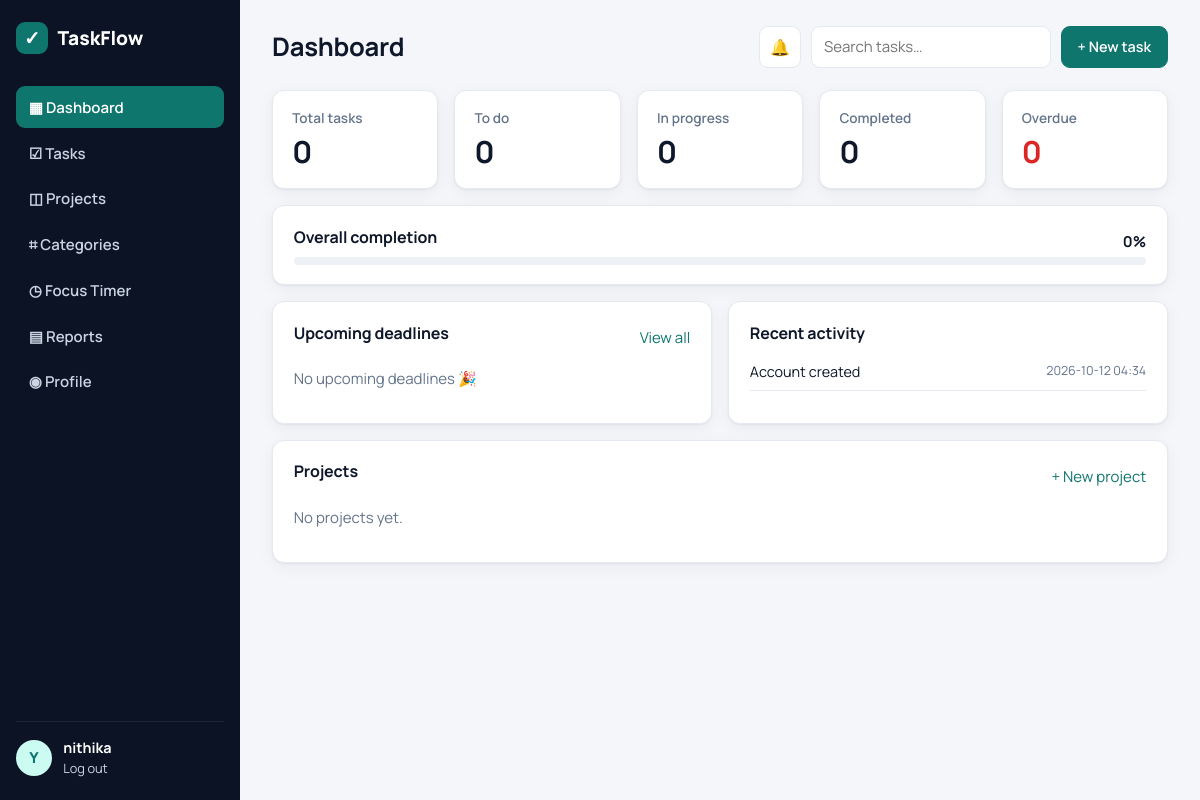
The page / (signed in) on the database its author committed.
### tables this page shows
CREATE TABLE users (
  id INTEGER PRIMARY KEY AUTOINCREMENT,
  username TEXT UNIQUE NOT NULL,
  email TEXT UNIQUE NOT NULL,
  full_name TEXT DEFAULT '',
  password_hash TEXT NOT NULL,
  created_at TIMESTAMP DEFAULT CURRENT_TIMESTAMP
);

CREATE TABLE activity (
  id INTEGER PRIMARY KEY AUTOINCREMENT,
  user_id INTEGER NOT NULL REFERENCES users(id) ON DELETE CASCADE,
  message TEXT NOT NULL,
  created_at TIMESTAMP DEFAULT CURRENT_TIMESTAMP
);

### dashboard.py (the view)
@bp.route("/")
@login_required
def index():
    db = get_db()
    uid = g.user["id"]
    today = date.today().isoformat()
    stats = db.execute(
        """SELECT COUNT(*) total,
           SUM(status='todo') todo, SUM(status='in_progress') in_progress, SUM(status='done') done,
           SUM(status!='done' AND due_date IS NOT NULL AND due_date < ?) overdue
           FROM tasks WHERE user_id = ?""", (today, uid)).fetchone()
    upcoming = db.execute(
        """SELECT t.*, p.name project_name FROM tasks t LEFT JOIN projects p ON p.id = t.project_id
           WHERE t.user_id = ? AND t.status != 'done' AND t.due_date IS NOT NULL
           ORDER BY t.due_date LIMIT 6""", (uid,)).fetchall()
    projects = db.execute(
        """SELECT p.*, COUNT(t.id) total, SUM(t.status='done') done FROM projects p
           LEFT JOIN tasks t ON t.project_id = p.id WHERE p.user_id = ? GROUP BY p.id
           ORDER BY p.created_at DESC LIMIT 4""", (uid,)).fetchall()
    activity = db.execute("SELECT * FROM activity WHERE user_id = ? ORDER BY id DESC LIMIT 8", (uid,)).fetchall()
    total = stats["total"] or 0
    pct = round((stats["done"] or 0) * 100 / total) if total else 0
    return render_template("dashboard.html", stats=stats, upcoming=upcoming, projects=projects,
                           activity=activity, pct=pct, today=today)

### auth.py (called while the page is built)
def login_required(view):
    @functools.wraps(view)
    def wrapped(**kwargs):
        if g.user is None:
            flash("Please log in to continue.", "warning")
            return redirect(url_for("auth.login"))
        return view(**kwargs)
    return wrapped

@bp.before_app_request
def load_user():
    uid = session.get("user_id")
    g.user = get_db().execute("SELECT * FROM users WHERE id = ?", (uid,)).fetchone() if uid else None

### db.py (called while the page is built)
def get_db():
    if "db" not in g:
        g.db = sqlite3.connect(current_app.config["DATABASE"])
        g.db.row_factory = sqlite3.Row
        g.db.execute("PRAGMA foreign_keys = ON")
    return g.db

### templates/dashboard.html
{% extends "base.html" %}{% block title %}Dashboard{% endblock %}
{% block heading %}Dashboard{% endblock %}
{% block content %}
<section class="stats">
  <div class="stat"><span>Total tasks</span><strong>{{ stats.total or 0 }}</strong></div>
  <div class="stat"><span>To do</span><strong>{{ stats.todo or 0 }}</strong></div>
  <div class="stat"><span>In progress</span><strong>{{ stats.in_progress or 0 }}</strong></div>
  <div class="stat"><span>Completed</span><strong>{{ stats.done or 0 }}</strong></div>
  <div class="stat stat-warn"><span>Overdue</span><strong>{{ stats.overdue or 0 }}</strong></div>
</section>
<div class="card progress-card">
  <div class="row-between"><h3>Overall completion</h3><strong>{{ pct }}%</strong></div>
  <div class="bar"><div style="width: {{ pct }}%"></div></div>
</div>
<div class="grid-2">
  <div class="card">
    <div class="row-between"><h3>Upcoming deadlines</h3><a href="{{ url_for('tasks.list_tasks', sort='due') }}">View all</a></div>
    {% for t in upcoming %}{% include "_task_row.html" %}{% else %}<p class="muted">No upcoming deadlines 🎉</p>{% endfor %}
  </div>
  <div class="card">
    <h3>Recent activity</h3>
    <ul class="activity">{% for a in activity %}<li><span>{{ a.message }}</span><time>{{ a.created_at[:16] }}</time></li>{% else %}<li class="muted">No activity yet.</li>{% endfor %}</ul>
  </div>
</div>
<div class="card">
  <div class="row-between"><h3>Projects</h3><a href="{{ url_for('projects.edit') }}">+ New project</a></div>
  <div class="project-grid">
  {% for p in projects %}
    {% set done = p.done or 0 %}{% set pc = (done * 100 / p.total)|round|int if p.total else 0 %}
    <a class="project-card" href="{{ url_for('projects.detail', pid=p.id) }}" style="--pc: {{ p.color }}">
      <strong>{{ p.name }}</strong><span class="muted">{{ done }}/{{ p.total }} tasks</span>
      <div class="bar"><div style="width: {{ pc }}%"></div></div>
    </a>
  {% else %}<p class="muted">No projects yet.</p>{% endfor %}
  </div>
</div>
{% endblock %}

### templates/base.html (shortened to what this page needs)
<!doctype html>
<html lang="en">
<head>
  <link rel="stylesheet" href="{{ url_for('static', filename='css/style.css') }}">
</head>
<body data-sounds="{{ url_for('static', filename='sounds/') }}">
{% if g.user %}
<div class="layout">
  <aside class="sidebar">
    <div class="brand"><span class="logo">✓</span> TaskFlow</div>
    {% set ep = request.endpoint or '' %}
    <nav>
      <a href="{{ url_for('dashboard.index') }}" class="{{ 'active' if ep.startswith('dashboard') }}">▦ Dashboard</a>
      <a href="{{ url_for('tasks.list_tasks') }}" class="{{ 'active' if ep.startswith('tasks') }}">☑ Tasks</a>
      <a href="{{ url_for('projects.list_projects') }}" class="{{ 'active' if ep.startswith('projects') }}">◫ Projects</a>
      <a href="{{ url_for('categories.index') }}" class="{{ 'active' if ep.startswith('categories') }}">⌗ Categories</a>
      <a href="{{ url_for('focus.index') }}" class="{{ 'active' if ep.startswith('focus') }}">◷ Focus Timer</a>
      <a href="{{ url_for('reports.index') }}" class="{{ 'active' if ep.startswith('reports') }}">▤ Reports</a>
      <a href="{{ url_for('profile.index') }}" class="{{ 'active' if ep.startswith('profile') }}">◉ Profile</a>
    </nav>
    <div class="sidebar-foot">
      <div class="avatar">{{ g.user['username'][0]|upper }}</div>
      <div><strong>{{ g.user['full_name'] or g.user['username'] }}</strong><a href="{{ url_for('auth.logout') }}">Log out</a></div>
    </div>
  </aside>
  <main class="content">
    <header class="topbar">
      <h1>{% block heading %}{% endblock %}</h1>
      <div class="topbar-actions">
        <button type="button" class="btn icon-btn" id="soundToggle" title="Sounds">🔊</button>
        <form action="{{ url_for('tasks.list_tasks') }}" class="search"><input name="q" placeholder="Search tasks…"></form>
        <a class="btn btn-primary" href="{{ url_for('tasks.edit') }}">+ New task</a>
      </div>
    </header>
    {% block content %}{% endblock %}
  </main>
</div>
{% else %}
<main class="auth-wrap">
  {% include "_flash.html" %}
  {% block auth %}{% endblock %}
</main>
{% endif %}
</body>
</html>

### static/css/style.css (style rules this page uses)
:root { --bg:#f4f6fa;--surface:#fff;--ink:#0f172a;--muted:#64748b;--line:#e5e9f0; --primary:#0f766e;--primary-ink:#fff;--primary-soft:#ccfbf1; --danger:#dc2626;--warn:#d97706;--ok:#16a34a;--info:#2563eb; --sidebar:#0b1324;--sidebar-ink:#cbd5e1; --radius:12px;--shadow:0 1px 2px rgba(15,23,42,.05),0 4px 16px rgba(15,23,42,.05); }
* { box-sizing:border-box }
body { margin:0;font-family:Manrope,system-ui,sans-serif;background:var(--bg);color:var(--ink);font-size:15px }
a { color:var(--primary);text-decoration:none }
h1,h2,h3 { margin:0 0 .6rem;letter-spacing:-.01em }
h3 { font-size:1rem }
.muted { color:var(--muted) }
.layout { display:flex;min-height:100vh }
.sidebar { width:240px;background:var(--sidebar);color:var(--sidebar-ink);display:flex;flex-direction:column;padding:1.4rem 1rem;position:sticky;top:0;height:100vh }
.brand { display:flex;align-items:center;gap:.6rem;font-weight:800;font-size:1.2rem;color:#fff;margin-bottom:2rem }
.logo { display:grid;place-items:center;width:32px;height:32px;border-radius:9px;background:var(--primary);color:#fff }
.sidebar nav { display:flex;flex-direction:column;gap:.25rem;flex:1 }
.sidebar nav a { color:var(--sidebar-ink);padding:.65rem .8rem;border-radius:9px;font-weight:600 }
.sidebar nav a.active { background:var(--primary);color:#fff }
.sidebar-foot { display:flex;gap:.7rem;align-items:center;border-top:1px solid rgba(255,255,255,.08);padding-top:1rem }
.sidebar-foot strong { display:block;color:#fff;font-size:.9rem }
.sidebar-foot a { color:var(--sidebar-ink);font-size:.8rem }
.avatar { width:36px;height:36px;border-radius:50%;background:var(--primary-soft);color:var(--primary);display:grid;place-items:center;font-weight:800;flex-shrink:0 }
.content { flex:1;padding:1.6rem 2rem;max-width:1200px;min-width:0 }
.topbar { display:flex;justify-content:space-between;align-items:center;margin-bottom:1.4rem;gap:1rem;flex-wrap:wrap }
.topbar h1 { font-size:1.6rem;margin:0 }
.topbar-actions { display:flex;gap:.6rem }
.search input { width:240px }
.card { background:var(--surface);border:1px solid var(--line);border-radius:var(--radius);padding:1.2rem 1.3rem;box-shadow:var(--shadow);margin-bottom:1rem }
.btn { display:inline-flex;align-items:center;gap:.3rem;padding:.55rem 1rem;border-radius:9px;border:1px solid var(--line);background:var(--surface);color:var(--ink);font:inherit;font-weight:600;cursor:pointer;font-size:.9rem }
.btn-primary { background:var(--primary);border-color:var(--primary);color:var(--primary-ink) }
input,select,textarea { font:inherit;padding:.6rem .75rem;border:1px solid var(--line);border-radius:9px;background:#fff;color:var(--ink);width:100% }
.row-between { display:flex;justify-content:space-between;align-items:center;gap:1rem }
.grid-2 { display:grid;grid-template-columns:repeat(auto-fit,minmax(320px,1fr));gap:1rem }
.grid-2 .card { margin-bottom:0 }
.grid-2 { margin-bottom:1rem }
.stats { display:grid;grid-template-columns:repeat(auto-fit,minmax(160px,1fr));gap:1rem;margin-bottom:1rem }
.stat { background:var(--surface);border:1px solid var(--line);border-radius:var(--radius);padding:1rem 1.2rem;box-shadow:var(--shadow) }
.stat span { color:var(--muted);font-size:.85rem;font-weight:600 }
.stat strong { display:block;font-size:1.9rem;margin-top:.2rem }
.stat-warn strong { color:var(--danger) }
.bar { height:8px;background:#eef2f7;border-radius:99px;overflow:hidden;flex:1 }
.activity { list-style:none;padding:0;margin:0 }
.activity li { display:flex;justify-content:space-between;gap:1rem;padding:.55rem 0;border-bottom:1px solid var(--line);font-size:.9rem }
.activity time { color:var(--muted);font-size:.78rem;white-space:nowrap }
.project-grid { display:grid;grid-template-columns:repeat(auto-fill,minmax(240px,1fr));gap:1rem }
.icon-btn { padding:.5rem .65rem;font-size:1rem }

### rows shown on the page
users: username "Y", full_name "nithika"
activity: message "Account created", created_at "2026-10-12 04:34"

### other values the page prints
{{ stats.total or 0 }} "0"
{{ stats.todo or 0 }} "0"
{{ stats.in_progress or 0 }} "0"
{{ stats.done or 0 }} "0"
{{ stats.overdue or 0 }} "0"
{{ pct }} "0"
